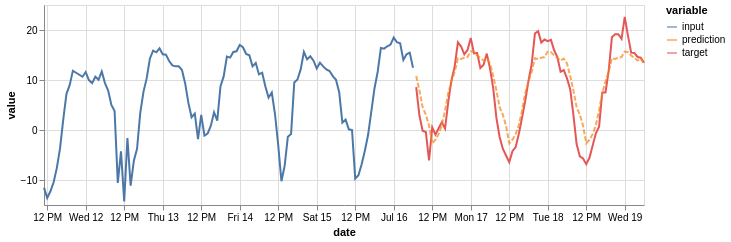

The notebook cell saved with this chart:
### Code cell
(on.Plot()
    .add(on.marks.line, input)
    .add(on.marks.line, target)
    .add(on.marks.line, prediction, type='dashed')
    .properties(width=600, height=200)
    .show()
)

### Figure 1 — Vega specification as saved in the notebook (floating-point values rounded to 4 significant figures)
{"$schema": "https://vega.github.io/schema/vega/v5.json", "data": [{"name": "source_0", "values": [{"date": "2017-07-11T11:00:00.000", "variable": "input", "value": -11.52}, {"date": "2017-07-11T12:00:00.000", "variable": "input", "value": -13.6}, {"date": "2017-07-11T13:00:00.000", "variable": "input", "value": -12.26}, {"date": "2017-07-11T14:00:00.000", "variable": "input", "value": -10.45}, {"date": "2017-07-11T15:00:00.000", "variable": "input", "value": -7.569}, {"date": "2017-07-11T16:00:00.000", "variable": "input", "value": -3.684}, {"date": "2017-07-11T17:00:00.000", "variable": "input", "value": 2.076}, {"date": "2017-07-11T18:00:00.000", "variable": "input", "value": 7.234}, {"date": "2017-07-11T19:00:00.000", "variable": "input", "value": 8.975}, {"date": "2017-07-11T20:00:00.000", "variable": "input", "value": 11.85}, {"date": "2017-07-11T21:00:00.000", "variable": "input", "value": 11.45}, {"date": "2017-07-11T22:00:00.000", "variable": "input", "value": 11.05}, {"date": "2017-07-11T23:00:00.000", "variable": "input", "value": 10.65}, {"date": "2017-07-12T00:00:00.000", "variable": "input", "value": 11.59}, {"date": "2017-07-12T01:00:00.000", "variable": "input", "value": 9.98}, {"date": "2017-07-12T02:00:00.000", "variable": "input", "value": 9.377}, {"date": "2017-07-12T03:00:00.000", "variable": "input", "value": 10.65}, {"date": "2017-07-12T04:00:00.000", "variable": "input", "value": 10.05}, {"date": "2017-07-12T05:00:00.000", "variable": "input", "value": 11.72}, {"date": "2017-07-12T06:00:00.000", "variable": "input", "value": 9.377}, {"date": "2017-07-12T07:00:00.000", "variable": "input", "value": 7.904}, {"date": "2017-07-12T08:00:00.000", "variable": "input", "value": 5.023}, {"date": "2017-07-12T09:00:00.000", "variable": "input", "value": 3.818}, {"date": "2017-07-12T10:00:00.000", "variable": "input", "value": -10.58}, {"date": "2017-07-12T11:00:00.000", "variable": "input", "value": -4.287}, {"date": "2017-07-12T12:00:00.000", "variable": "input", "value": -14.27}, {"date": "2017-07-12T13:00:00.000", "variable": "input", "value": -1.608}, {"date": "2017-07-12T14:00:00.000", "variable": "input", "value": -11.12}, {"date": "2017-07-12T15:00:00.000", "variable": "input", "value": -6.162}, {"date": "2017-07-12T16:00:00.000", "variable": "input", "value": -3.751}, {"date": "2017-07-12T17:00:00.000", "variable": "input", "value": 3.416}, {"date": "2017-07-12T18:00:00.000", "variable": "input", "value": 7.636}, {"date": "2017-07-12T19:00:00.000", "variable": "input", "value": 10.31}, {"date": "2017-07-12T20:00:00.000", "variable": "input", "value": 14.27}, {"date": "2017-07-12T21:00:00.000", "variable": "input", "value": 15.87}, {"date": "2017-07-12T22:00:00.000", "variable": "input", "value": 15.54}, {"date": "2017-07-12T23:00:00.000", "variable": "input", "value": 16.34}, {"date": "2017-07-13T00:00:00.000", "variable": "input", "value": 15.14}, {"date": "2017-07-13T01:00:00.000", "variable": "input", "value": 15.07}, {"date": "2017-07-13T02:00:00.000", "variable": "input", "value": 13.8}, {"date": "2017-07-13T03:00:00.000", "variable": "input", "value": 12.93}, {"date": "2017-07-13T04:00:00.000", "variable": "input", "value": 12.73}, {"date": "2017-07-13T05:00:00.000", "variable": "input", "value": 12.73}, {"date": "2017-07-13T06:00:00.000", "variable": "input", "value": 11.99}, {"date": "2017-07-13T07:00:00.000", "variable": "input", "value": 9.31}, {"date": "2017-07-13T08:00:00.000", "variable": "input", "value": 5.425}, {"date": "2017-07-13T09:00:00.000", "variable": "input", "value": 2.545}, {"date": "2017-07-13T10:00:00.000", "variable": "input", "value": 3.282}, {"date": "2017-07-13T11:00:00.000", "variable": "input", "value": -1.808}, {"date": "2017-07-13T12:00:00.000", "variable": "input", "value": 3.014}, {"date": "2017-07-13T13:00:00.000", "variable": "input", "value": -1.139}, {"date": "2017-07-13T14:00:00.000", "variable": "input", "value": -0.737}, {"date": "2017-07-13T15:00:00.000", "variable": "input", "value": 0.871}, {"date": "2017-07-13T16:00:00.000", "variable": "input", "value": 3.55}, {"date": "2017-07-13T17:00:00.000", "variable": "input", "value": 1.875}, {"date": "2017-07-13T18:00:00.000", "variable": "input", "value": 8.707}, {"date": "2017-07-13T19:00:00.000", "variable": "input", "value": 10.72}, {"date": "2017-07-13T20:00:00.000", "variable": "input", "value": 14.67}, {"date": "2017-07-13T21:00:00.000", "variable": "input", "value": 14.47}, {"date": "2017-07-13T22:00:00.000", "variable": "input", "value": 15.61}, {"date": "2017-07-13T23:00:00.000", "variable": "input", "value": 15.74}, {"date": "2017-07-14T00:00:00.000", "variable": "input", "value": 17.01}, {"date": "2017-07-14T01:00:00.000", "variable": "input", "value": 16.54}, {"date": "2017-07-14T02:00:00.000", "variable": "input", "value": 15.2}, {"date": "2017-07-14T03:00:00.000", "variable": "input", "value": 14.94}, {"date": "2017-07-14T04:00:00.000", "variable": "input", "value": 12.73}, {"date": "2017-07-14T05:00:00.000", "variable": "input", "value": 13.4}, {"date": "2017-07-14T06:00:00.000", "variable": "input", "value": 11.12}, {"date": "2017-07-14T07:00:00.000", "variable": "input", "value": 11.45}, {"date": "2017-07-14T08:00:00.000", "variable": "input", "value": 8.707}, {"date": "2017-07-14T09:00:00.000", "variable": "input", "value": 6.497}, {"date": "2017-07-14T10:00:00.000", "variable": "input", "value": 7.502}, {"date": "2017-07-14T11:00:00.000", "variable": "input", "value": 3.148}, {"date": "2017-07-14T12:00:00.000", "variable": "input", "value": -3.014}, {"date": "2017-07-14T13:00:00.000", "variable": "input", "value": -10.25}, {"date": "2017-07-14T14:00:00.000", "variable": "input", "value": -7.167}, {"date": "2017-07-14T15:00:00.000", "variable": "input", "value": -1.34}, {"date": "2017-07-14T16:00:00.000", "variable": "input", "value": -0.804}, {"date": "2017-07-14T17:00:00.000", "variable": "input", "value": 9.511}, {"date": "2017-07-14T18:00:00.000", "variable": "input", "value": 10.11}, {"date": "2017-07-14T19:00:00.000", "variable": "input", "value": 12.12}, {"date": "2017-07-14T20:00:00.000", "variable": "input", "value": 15.61}, {"date": "2017-07-14T21:00:00.000", "variable": "input", "value": 14.13}, {"date": "2017-07-14T22:00:00.000", "variable": "input", "value": 14.74}, {"date": "2017-07-14T23:00:00.000", "variable": "input", "value": 13.86}, {"date": "2017-07-15T00:00:00.000", "variable": "input", "value": 12.32}, {"date": "2017-07-15T01:00:00.000", "variable": "input", "value": 13.46}, {"date": "2017-07-15T02:00:00.000", "variable": "input", "value": 12.73}, {"date": "2017-07-15T03:00:00.000", "variable": "input", "value": 12.12}, {"date": "2017-07-15T04:00:00.000", "variable": "input", "value": 11.79}, {"date": "2017-07-15T05:00:00.000", "variable": "input", "value": 10.78}, {"date": "2017-07-15T06:00:00.000", "variable": "input", "value": 10.05}, {"date": "2017-07-15T07:00:00.000", "variable": "input", "value": 7.569}, {"date": "2017-07-15T08:00:00.000", "variable": "input", "value": 1.474}, {"date": "2017-07-15T09:00:00.000", "variable": "input", "value": 2.076}, {"date": "2017-07-15T10:00:00.000", "variable": "input", "value": 0.134}, {"date": "2017-07-15T11:00:00.000", "variable": "input", "value": 0.0}, {"date": "2017-07-15T12:00:00.000", "variable": "input", "value": -9.712}, {"date": "2017-07-15T13:00:00.000", "variable": "input", "value": -9.042}, {"date": "2017-07-15T14:00:00.000", "variable": "input", "value": -6.832}, {"date": "2017-07-15T15:00:00.000", "variable": "input", "value": -4.153}, {"date": "2017-07-15T16:00:00.000", "variable": "input", "value": -1.005}, {"date": "2017-07-15T17:00:00.000", "variable": "input", "value": 3.617}, {"date": "2017-07-15T18:00:00.000", "variable": "input", "value": 8.306}, {"date": "2017-07-15T19:00:00.000", "variable": "input", "value": 11.65}, {"date": "2017-07-15T20:00:00.000", "variable": "input", "value": 16.41}, {"date": "2017-07-15T21:00:00.000", "variable": "input", "value": 16.28}, {"date": "2017-07-15T22:00:00.000", "variable": "input", "value": 16.75}, {"date": "2017-07-15T23:00:00.000", "variable": "input", "value": 17.08}, {"date": "2017-07-16T00:00:00.000", "variable": "input", "value": 18.49}, {"date": "2017-07-16T01:00:00.000", "variable": "input", "value": 17.55}, {"date": "2017-07-16T02:00:00.000", "variable": "input", "value": 17.35}, {"date": "2017-07-16T03:00:00.000", "variable": "input", "value": 14.0}, {"date": "2017-07-16T04:00:00.000", "variable": "input", "value": 15.14}, {"date": "2017-07-16T05:00:00.000", "variable": "input", "value": 15.47}, {"date": "2017-07-16T06:00:00.000", "variable": "input", "value": 12.46}], "transform": [{"type": "formula", "expr": "toDate(datum['date'])", "as": "date"}]}, {"name": "source_1", "values": [{"date": "2017-07-16T07:00:00.000", "variable": "target", "value": 8.573}, {"date": "2017-07-16T08:00:00.000", "variable": "target", "value": 2.947}, {"date": "2017-07-16T09:00:00.000", "variable": "target", "value": -0.134}, {"date": "2017-07-16T10:00:00.000", "variable": "target", "value": -0.402}, {"date": "2017-07-16T11:00:00.000", "variable": "target", "value": -6.095}, {"date": "2017-07-16T12:00:00.000", "variable": "target", "value": 0.536}, {"date": "2017-07-16T13:00:00.000", "variable": "target", "value": -0.938}, {"date": "2017-07-16T14:00:00.000", "variable": "target", "value": 0.335}, {"date": "2017-07-16T15:00:00.000", "variable": "target", "value": 1.541}, {"date": "2017-07-16T16:00:00.000", "variable": "target", "value": 0.268}, {"date": "2017-07-16T17:00:00.000", "variable": "target", "value": 5.693}, {"date": "2017-07-16T18:00:00.000", "variable": "target", "value": 9.98}, {"date": "2017-07-16T19:00:00.000", "variable": "target", "value": 12.73}, {"date": "2017-07-16T20:00:00.000", "variable": "target", "value": 17.55}, {"date": "2017-07-16T21:00:00.000", "variable": "target", "value": 16.68}, {"date": "2017-07-16T22:00:00.000", "variable": "target", "value": 15.14}, {"date": "2017-07-16T23:00:00.000", "variable": "target", "value": 16.01}, {"date": "2017-07-17T00:00:00.000", "variable": "target", "value": 18.42}, {"date": "2017-07-17T01:00:00.000", "variable": "target", "value": 15.34}, {"date": "2017-07-17T02:00:00.000", "variable": "target", "value": 15.4}, {"date": "2017-07-17T03:00:00.000", "variable": "target", "value": 12.39}, {"date": "2017-07-17T04:00:00.000", "variable": "target", "value": 13.06}, {"date": "2017-07-17T05:00:00.000", "variable": "target", "value": 15.27}, {"date": "2017-07-17T06:00:00.000", "variable": "target", "value": 12.32}, {"date": "2017-07-17T07:00:00.000", "variable": "target", "value": 8.372}, {"date": "2017-07-17T08:00:00.000", "variable": "target", "value": 2.411}, {"date": "2017-07-17T09:00:00.000", "variable": "target", "value": -1.407}, {"date": "2017-07-17T10:00:00.000", "variable": "target", "value": -3.751}, {"date": "2017-07-17T11:00:00.000", "variable": "target", "value": -5.09}, {"date": "2017-07-17T12:00:00.000", "variable": "target", "value": -6.43}, {"date": "2017-07-17T13:00:00.000", "variable": "target", "value": -4.22}, {"date": "2017-07-17T14:00:00.000", "variable": "target", "value": -3.416}, {"date": "2017-07-17T15:00:00.000", "variable": "target", "value": -0.737}, {"date": "2017-07-17T16:00:00.000", "variable": "target", "value": 2.478}, {"date": "2017-07-17T17:00:00.000", "variable": "target", "value": 5.894}, {"date": "2017-07-17T18:00:00.000", "variable": "target", "value": 9.846}, {"date": "2017-07-17T19:00:00.000", "variable": "target", "value": 13.19}, {"date": "2017-07-17T20:00:00.000", "variable": "target", "value": 19.29}, {"date": "2017-07-17T21:00:00.000", "variable": "target", "value": 19.76}, {"date": "2017-07-17T22:00:00.000", "variable": "target", "value": 17.48}, {"date": "2017-07-17T23:00:00.000", "variable": "target", "value": 18.08}, {"date": "2017-07-18T00:00:00.000", "variable": "target", "value": 17.75}, {"date": "2017-07-18T01:00:00.000", "variable": "target", "value": 18.02}, {"date": "2017-07-18T02:00:00.000", "variable": "target", "value": 15.94}, {"date": "2017-07-18T03:00:00.000", "variable": "target", "value": 14.6}, {"date": "2017-07-18T04:00:00.000", "variable": "target", "value": 11.65}, {"date": "2017-07-18T05:00:00.000", "variable": "target", "value": 11.99}, {"date": "2017-07-18T06:00:00.000", "variable": "target", "value": 10.31}, {"date": "2017-07-18T07:00:00.000", "variable": "target", "value": 8.172}, {"date": "2017-07-18T08:00:00.000", "variable": "target", "value": 3.014}, {"date": "2017-07-18T09:00:00.000", "variable": "target", "value": -2.813}, {"date": "2017-07-18T10:00:00.000", "variable": "target", "value": -5.291}, {"date": "2017-07-18T11:00:00.000", "variable": "target", "value": -5.693}, {"date": "2017-07-18T12:00:00.000", "variable": "target", "value": -6.832}, {"date": "2017-07-18T13:00:00.000", "variable": "target", "value": -5.559}, {"date": "2017-07-18T14:00:00.000", "variable": "target", "value": -3.081}, {"date": "2017-07-18T15:00:00.000", "variable": "target", "value": -0.67}, {"date": "2017-07-18T16:00:00.000", "variable": "target", "value": 0.67}, {"date": "2017-07-18T17:00:00.000", "variable": "target", "value": 7.502}, {"date": "2017-07-18T18:00:00.000", "variable": "target", "value": 7.502}, {"date": "2017-07-18T19:00:00.000", "variable": "target", "value": 11.85}, {"date": "2017-07-18T20:00:00.000", "variable": "target", "value": 18.55}, {"date": "2017-07-18T21:00:00.000", "variable": "target", "value": 19.16}, {"date": "2017-07-18T22:00:00.000", "variable": "target", "value": 19.16}, {"date": "2017-07-18T23:00:00.000", "variable": "target", "value": 18.22}, {"date": "2017-07-19T00:00:00.000", "variable": "target", "value": 22.64}, {"date": "2017-07-19T01:00:00.000", "variable": "target", "value": 18.89}, {"date": "2017-07-19T02:00:00.000", "variable": "target", "value": 15.47}, {"date": "2017-07-19T03:00:00.000", "variable": "target", "value": 15.4}, {"date": "2017-07-19T04:00:00.000", "variable": "target", "value": 14.6}, {"date": "2017-07-19T05:00:00.000", "variable": "target", "value": 14.47}, {"date": "2017-07-19T06:00:00.000", "variable": "target", "value": 13.46}], "transform": [{"type": "formula", "expr": "toDate(datum['date'])", "as": "date"}]}, {"name": "source_2", "values": [{"date": "2017-07-16T07:00:00.000", "variable": "prediction", "value": 10.81}, {"date": "2017-07-16T08:00:00.000", "variable": "prediction", "value": 7.93}, {"date": "2017-07-16T09:00:00.000", "variable": "prediction", "value": 4.581}, {"date": "2017-07-16T10:00:00.000", "variable": "prediction", "value": 3.065}, {"date": "2017-07-16T11:00:00.000", "variable": "prediction", "value": 0.8875}, {"date": "2017-07-16T12:00:00.000", "variable": "prediction", "value": -2.648}, {"date": "2017-07-16T13:00:00.000", "variable": "prediction", "value": -1.949}, {"date": "2017-07-16T14:00:00.000", "variable": "prediction", "value": -0.8202}, {"date": "2017-07-16T15:00:00.000", "variable": "prediction", "value": 0.9933}, {"date": "2017-07-16T16:00:00.000", "variable": "prediction", "value": 3.917}, {"date": "2017-07-16T17:00:00.000", "variable": "prediction", "value": 7.462}, {"date": "2017-07-16T18:00:00.000", "variable": "prediction", "value": 9.692}, {"date": "2017-07-16T19:00:00.000", "variable": "prediction", "value": 11.65}, {"date": "2017-07-16T20:00:00.000", "variable": "prediction", "value": 14.35}, {"date": "2017-07-16T21:00:00.000", "variable": "prediction", "value": 14.2}, {"date": "2017-07-16T22:00:00.000", "variable": "prediction", "value": 14.47}, {"date": "2017-07-16T23:00:00.000", "variable": "prediction", "value": 14.6}, {"date": "2017-07-17T00:00:00.000", "variable": "prediction", "value": 15.7}, {"date": "2017-07-17T01:00:00.000", "variable": "prediction", "value": 15.57}, {"date": "2017-07-17T02:00:00.000", "variable": "prediction", "value": 14.92}, {"date": "2017-07-17T03:00:00.000", "variable": "prediction", "value": 14.41}, {"date": "2017-07-17T04:00:00.000", "variable": "prediction", "value": 13.89}, {"date": "2017-07-17T05:00:00.000", "variable": "prediction", "value": 14.28}, {"date": "2017-07-17T06:00:00.000", "variable": "prediction", "value": 13.3}, {"date": "2017-07-17T07:00:00.000", "variable": "prediction", "value": 10.8}, {"date": "2017-07-17T08:00:00.000", "variable": "prediction", "value": 7.926}, {"date": "2017-07-17T09:00:00.000", "variable": "prediction", "value": 4.577}, {"date": "2017-07-17T10:00:00.000", "variable": "prediction", "value": 3.061}, {"date": "2017-07-17T11:00:00.000", "variable": "prediction", "value": 0.8836}, {"date": "2017-07-17T12:00:00.000", "variable": "prediction", "value": -2.652}, {"date": "2017-07-17T13:00:00.000", "variable": "prediction", "value": -1.953}, {"date": "2017-07-17T14:00:00.000", "variable": "prediction", "value": -0.8241}, {"date": "2017-07-17T15:00:00.000", "variable": "prediction", "value": 0.9894}, {"date": "2017-07-17T16:00:00.000", "variable": "prediction", "value": 3.913}, {"date": "2017-07-17T17:00:00.000", "variable": "prediction", "value": 7.458}, {"date": "2017-07-17T18:00:00.000", "variable": "prediction", "value": 9.688}, {"date": "2017-07-17T19:00:00.000", "variable": "prediction", "value": 11.65}, {"date": "2017-07-17T20:00:00.000", "variable": "prediction", "value": 14.34}, {"date": "2017-07-17T21:00:00.000", "variable": "prediction", "value": 14.2}, {"date": "2017-07-17T22:00:00.000", "variable": "prediction", "value": 14.47}, {"date": "2017-07-17T23:00:00.000", "variable": "prediction", "value": 14.59}, {"date": "2017-07-18T00:00:00.000", "variable": "prediction", "value": 15.7}, {"date": "2017-07-18T01:00:00.000", "variable": "prediction", "value": 15.57}, {"date": "2017-07-18T02:00:00.000", "variable": "prediction", "value": 14.91}, {"date": "2017-07-18T03:00:00.000", "variable": "prediction", "value": 14.41}, {"date": "2017-07-18T04:00:00.000", "variable": "prediction", "value": 13.89}, {"date": "2017-07-18T05:00:00.000", "variable": "prediction", "value": 14.27}, {"date": "2017-07-18T06:00:00.000", "variable": "prediction", "value": 13.3}, {"date": "2017-07-18T07:00:00.000", "variable": "prediction", "value": 10.8}, {"date": "2017-07-18T08:00:00.000", "variable": "prediction", "value": 7.922}, {"date": "2017-07-18T09:00:00.000", "variable": "prediction", "value": 4.573}, {"date": "2017-07-18T10:00:00.000", "variable": "prediction", "value": 3.057}, {"date": "2017-07-18T11:00:00.000", "variable": "prediction", "value": 0.8796}, {"date": "2017-07-18T12:00:00.000", "variable": "prediction", "value": -2.656}, {"date": "2017-07-18T13:00:00.000", "variable": "prediction", "value": -1.957}, {"date": "2017-07-18T14:00:00.000", "variable": "prediction", "value": -0.828}, {"date": "2017-07-18T15:00:00.000", "variable": "prediction", "value": 0.9855}, {"date": "2017-07-18T16:00:00.000", "variable": "prediction", "value": 3.909}, {"date": "2017-07-18T17:00:00.000", "variable": "prediction", "value": 7.454}, {"date": "2017-07-18T18:00:00.000", "variable": "prediction", "value": 9.684}, {"date": "2017-07-18T19:00:00.000", "variable": "prediction", "value": 11.65}, {"date": "2017-07-18T20:00:00.000", "variable": "prediction", "value": 14.34}, {"date": "2017-07-18T21:00:00.000", "variable": "prediction", "value": 14.2}, {"date": "2017-07-18T22:00:00.000", "variable": "prediction", "value": 14.46}, {"date": "2017-07-18T23:00:00.000", "variable": "prediction", "value": 14.59}, {"date": "2017-07-19T00:00:00.000", "variable": "prediction", "value": 15.69}, {"date": "2017-07-19T01:00:00.000", "variable": "prediction", "value": 15.56}, {"date": "2017-07-19T02:00:00.000", "variable": "prediction", "value": 14.91}, {"date": "2017-07-19T03:00:00.000", "variable": "prediction", "value": 14.41}, {"date": "2017-07-19T04:00:00.000", "variable": "prediction", "value": 13.88}, {"date": "2017-07-19T05:00:00.000", "variable": "prediction", "value": 14.27}, {"date": "2017-07-19T06:00:00.000", "variable": "prediction", "value": 13.3}], "transform": [{"type": "formula", "expr": "toDate(datum['date'])", "as": "date"}]}, {"name": "source_0_color_domain_variable_0", "values": [{"variable": "input"}]}, {"name": "source_1_color_domain_variable_1", "values": [{"variable": "target"}]}, {"name": "source_2_color_domain_variable_2", "values": [{"variable": "prediction"}]}], "marks": [{"type": "group", "name": "layer_0_pathgroup", "from": {"facet": {"data": "source_0", "name": "faceted_path_layer_0_main", "groupby": ["variable"]}}, "encode": {"update": {"width": {"field": {"signal": null, "datum": null, "group": "width", "parent": null}}, "height": {"field": {"signal": null, "datum": null, "group": "height", "parent": null}}}}, "marks": [{"type": "line", "name": "layer_0_marks", "from": {"data": "faceted_path_layer_0_main"}, "sort": {"field": "x"}, "encode": {"update": {"defined": {"signal": "isValid(datum[\"date\"]) && isFinite(+datum[\"date\"]) && isValid(datum[\"value\"]) && isFinite(+datum[\"value\"])"}, "x": {"field": "date", "scale": "x"}, "stroke": {"field": "variable", "scale": "color"}, "y": {"field": "value", "scale": "y"}}}, "style": ["line"]}]}, {"type": "group", "name": "layer_1_pathgroup", "from": {"facet": {"data": "source_1", "name": "faceted_path_layer_1_main", "groupby": ["variable"]}}, "encode": {"update": {"width": {"field": {"signal": null, "datum": null, "group": "width", "parent": null}}, "height": {"field": {"signal": null, "datum": null, "group": "height", "parent": null}}}}, "marks": [{"type": "line", "name": "layer_1_marks", "from": {"data": "faceted_path_layer_1_main"}, "sort": {"field": "x"}, "encode": {"update": {"stroke": {"field": "variable", "scale": "color"}, "x": {"field": "date", "scale": "x"}, "defined": {"signal": "isValid(datum[\"date\"]) && isFinite(+datum[\"date\"]) && isValid(datum[\"value\"]) && isFinite(+datum[\"value\"])"}, "y": {"field": "value", "scale": "y"}}}, "style": ["line"]}]}, {"type": "group", "name": "layer_2_pathgroup", "from": {"facet": {"data": "source_2", "name": "faceted_path_layer_2_main", "groupby": ["variable"]}}, "encode": {"update": {"width": {"field": {"signal": null, "datum": null, "group": "width", "parent": null}}, "height": {"field": {"signal": null, "datum": null, "group": "height", "parent": null}}}}, "marks": [{"type": "line", "name": "layer_2_marks", "from": {"data": "faceted_path_layer_2_main"}, "sort": {"field": "x"}, "encode": {"update": {"strokeDash": {"value": [5, 2]}, "y": {"field": "value", "scale": "y"}, "x": {"field": "date", "scale": "x"}, "opacity": {"value": 0.7}, "stroke": {"field": "variable", "scale": "color"}, "defined": {"signal": "isValid(datum[\"date\"]) && isFinite(+datum[\"date\"]) && isValid(datum[\"value\"]) && isFinite(+datum[\"value\"])"}}}, "style": ["line"]}]}], "scales": [{"name": "x", "type": "time", "domain": {"fields": [{"data": "source_0", "field": "date"}, {"data": "source_1", "field": "date"}, {"data": "source_2", "field": "date"}]}, "range": [0, {"signal": "width"}]}, {"name": "y", "type": "linear", "domain": {"fields": [{"data": "source_0", "field": "value"}, {"data": "source_1", "field": "value"}, {"data": "source_2", "field": "value"}]}, "range": [{"signal": "height"}, 0], "zero": true, "nice": true}, {"name": "color", "type": "ordinal", "domain": {"fields": [{"data": "source_0_color_domain_variable_0", "field": "variable"}, {"data": "source_1_color_domain_variable_1", "field": "variable"}, {"data": "source_2_color_domain_variable_2", "field": "variable"}], "sort": true}, "range": "category"}], "axes": [{"scale": "x", "labels": false, "maxExtent": 0, "grid": true, "domain": false, "ticks": false, "zindex": 0, "aria": false, "gridScale": "y", "minExtent": 0, "tickCount": {"signal": "ceil(width/40)"}, "orient": "bottom"}, {"scale": "y", "ticks": false, "maxExtent": 0, "labels": false, "zindex": 0, "domain": false, "orient": "left", "aria": false, "tickCount": {"signal": "ceil(height/40)"}, "minExtent": 0, "gridScale": "x", "grid": true}, {"scale": "x", "orient": "bottom", "labelFlush": true, "title": "date", "grid": false, "labelOverlap": true, "tickCount": {"signal": "ceil(width/40)"}, "zindex": 0}, {"scale": "y", "grid": false, "title": "value", "labelOverlap": true, "orient": "left", "tickCount": {"signal": "ceil(height/40)"}, "zindex": 0}], "background": "white", "width": 600, "legends": [{"stroke": "color", "symbolType": "stroke", "title": "variable", "encode": {"symbols": {"update": {"opacity": {"value": 0.7}}}}}], "padding": 5, "height": 200, "style": "cell"}
